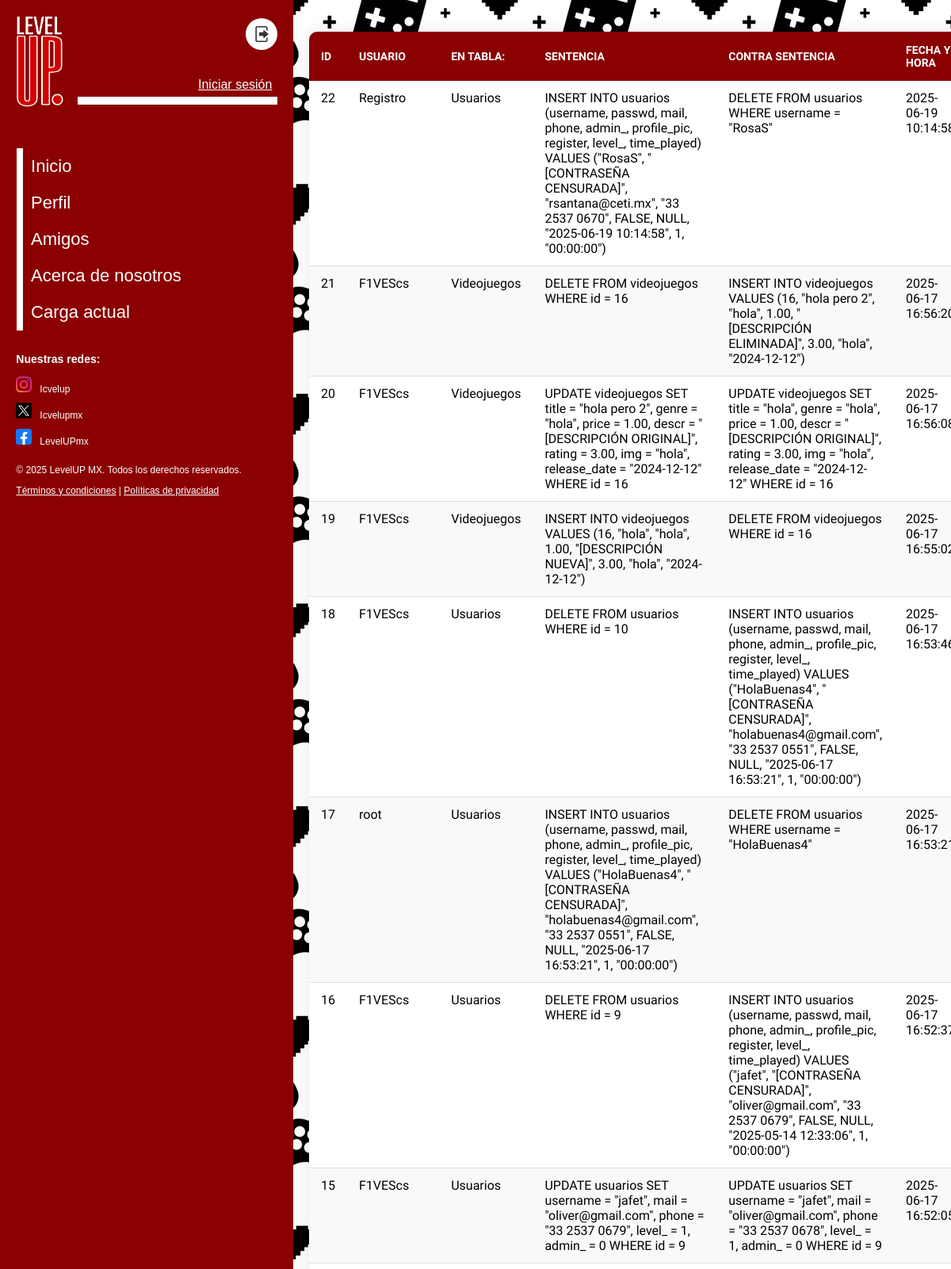
/bitacora_admin.php (upper part), run on the app's committed database.
### tables this page shows
CREATE TABLE `bitacora` (
  `id` int(11) NOT NULL AUTO_INCREMENT,
  `username` varchar(40) NOT NULL,
  `tb_affected` varchar(20) NOT NULL,
  `sentence_sql` varchar(700) NOT NULL,
  `counter_sentence` varchar(700) NOT NULL,
  `time_` datetime DEFAULT current_timestamp(),
  PRIMARY KEY (`id`)
);

### bitacora_admin.php (the view, shortened to what this page needs)
<!DOCTYPE html>
<html lang="es-MX">
<head>
    <link rel="stylesheet" href="sidebar.css">
    <link rel="stylesheet" href="vistas_admin.css">
</head>
<body>
<div class="sidebar-menu">
        <div class="superior-part">
            <img src="./Images/LOGO.png" class="logo" alt="Level UP">
            <div class="user-part">
            <?php
                    include 'conexion.php';
                    if (isset($_SESSION['username'])) {
                        $username = mysqli_real_escape_string($conexion, $_SESSION['username']);
                        $sql = mysqli_query($conexion, "SELECT username FROM usuarios WHERE username = '$username'");
                        $row = mysqli_fetch_assoc($sql);
                        $result = mysqli_query($conexion, "SELECT admin_ FROM usuarios WHERE username = '$username'");
                        $admin_row = mysqli_fetch_assoc($result);
                        $admin_status = $admin_row['admin_'];
                        if ($admin_status == 0) {
                ?>
                            <button class="logout-button" onclick="window.location.href='./logout.php'">
                                <img src="./Images/logoutIcon.png" class="logout-icon">
                            </button>
                            <span class="username"><a href="#user">@<?php echo htmlspecialchars($row["username"]); ?></a></span>
                <?php
                        } else {
                ?>
                            <div class="admin-buttons">
                                <button class="admin-button" onclick="window.location.href='./admin_menu.php'">
                                    <img src="./Images/adminIcon.png" class="admin-icon">
                                </button>
                                <button class="logout-button" onclick="window.location.href='./logout.php'">
                                    <img src="./Images/logoutIcon.png" class="logout-icon">
                                </button>
                            </div>
                            <span class="username"><a href="#user">@<?php echo htmlspecialchars($row["username"]); ?></a></span>
                <?php
                        }
                    } else {
                ?>
                        <button class="logout-button" onclick="window.location.href='./logout.php'">
                            <img src="./Images/logoutIcon.png" class="logout-icon">
                        </button>
                        <span class="username"><a href="./login.php">Iniciar sesión</a></span>
                <?php
                    }
                ?>
            </div>
            <div class="white-line"></div>
        </div>
        <div class="menu-part">
            <ul class="menu">
                <li><a href="./productos_usuario.php">Inicio</a></li>
                <li><a href="#perfil">Perfil</a></li>
                <li><a href="#amigos">Amigos</a></li>
                <li><a href="./acercade.php">Acerca de nosotros</a></li>
                <li><a href="#carga-actual">Carga actual</a></li>
            </ul>
        </div>
        <div class="bottom-part">
            <h3>Nuestras redes:</h3>
            <ul class="social-links">
                <li><img src="./Images/instagramIcon.png"><a href="#">Icvelup</a></li>
                <li><img src="./Images/xIcon.png"><a href="#">Icvelupmx</a></li>
                <li><img src="./Images/facebookIcon.png"><a href="#">LevelUPmx</a></li>
            </ul>
        </div>
        <div class="terms_and_politics">
            <p>© 2025 LevelUP MX. Todos los derechos reservados.</p>
            <p><a href="#">Términos y condiciones</a> | <a href="#">Políticas de privacidad</a></p>
        </div>
    </div>
    <div class="main-content">
        <div class="container">
            <?php
                include 'conexion.php';
                $sql = mysqli_query($conexion, "SELECT * FROM bitacora ORDER BY id DESC");
            ?>
            <div class="table container">
                <table>
                    <thead>
                        <tr>
                            <th>ID</th>
                            <th>Usuario</th>
                            <th>En tabla:</th>
                            <th>Sentencia</th>
                            <th>Contra sentencia</th>
                            <th>Fecha y hora</th>
                        </tr>
                    </thead>
                    <tbody>
                        <?php
                            while ($row = mysqli_fetch_array($sql)) {
                                echo "<tr>";
                                echo "<td>" . $row["id"] . "</td>";
                                echo "<td>" . $row["username"] . "</td>";
                                echo "<td>" . $row["tb_affected"] . "</td>";
                                echo "<td>" . $row["sentence_sql"] . "</td>";
                                echo "<td>" . $row["counter_sentence"] . "</td>";
                                echo "<td>" . $row["time_"] . "</td>";
                                echo "</tr>";
                            }
                        ?>
                    </tbody>
                </table>
            </div>
        </div>
    </div>
</body>
</html>

### sidebar.css (style rules this page uses)
body { margin: 0; padding: 0; display: flex; height: 100vh; background-color: white; font: 16px 'KoHo bold', sans-serif; }
.sidebar-menu { position: fixed; width: 25%; height: 100vh; background-color: darkred; transition: all 0.5s; min-width: 370px; min-height: 100vh; overflow-y: auto; z-index: 1; }
.superior-part { display: flex; justify-content: space-between; align-items: center; padding: 20px; background-color: darkred; position: relative; }
.user-part { display: flex; flex-direction: column; justify-content: center; align-items: flex-start; margin-left: 10px; }
.user-part span { margin-bottom: 15px; color: white; }
.user-part a { color: white; }
.logout-button { width: 100%; padding: 10px; border: none; color: white; cursor: pointer; background-color: white; border-radius: 50%; width: 40px; height: 40px; margin-bottom: 35px; margin-left: 60px; }
.logout-button img { width: 100%; height: 100%; }
.white-line { width: 68%; height: 10px; align-self: right; background-color: white; position: absolute; left: 26.5%; bottom: 15%; }
.logo { width: 60px; height: auto; }
.menu-part { display: flex; flex-direction: column; padding: 10px; font-size: 22px; margin-left: 3%; height: auto; }
.menu-part ul { list-style: none; padding: 10px; display: flex; flex-direction: column; gap: 20px; border-left: 8px solid white; }
.menu-part a { color: white; text-decoration: none; }
.bottom-part { bottom: 0; margin-left: 5.5%; margin-top: -5%; color: white; font-size: 12px; height: auto; }
.bottom-part ul { list-style: none; padding-left: 0%; }
.bottom-part li { padding-bottom: 10px; }
.bottom-part img { width: 20px; height: 20px; padding-right: 10px; }
.bottom-part a { color: white; text-decoration: none; }
.terms_and_politics { margin-top: 3%; margin-left: 5.5%; font-size: 12px; color: white; text-align: left; }
.terms_and_politics a { color: white; }
.main-content { flex-grow: 1; background-image: url(./Images/deffaultBG.png); transition: all 0.5s; padding: 20px; overflow: auto; overflow-x: auto; z-index: 1; margin-left: 25%; font-style: 'KoHo', sans-serif; }
@media (max-width: 1480px) { .sidebar-menu { width: 370px; overflow: auto; } }
@media (max-width: 1480px) { .main-content { margin-left: 370px; } }

### vistas_admin.css (style rules this page uses)
table { border-collapse: collapse; font-family: 'KoHo', sans-serif; width: 100%; overflow-x: auto; margin: 20px 0; box-shadow: 0 0 20px rgba(0,0,0,0.1); border-radius: 10px; background: white; }
table th { background-color: darkred; color: white; padding: 15px; text-align: left; font-weight: 600; text-transform: uppercase; font-size: 14px; }
table td { padding: 12px 15px; border-bottom: 1px solid #e0e0e0; vertical-align: top; }
table tr:nth-child(even) { background-color: #f8f9fa; }
table th:first-child { border-top-left-radius: 10px; }
table th:last-child { border-top-right-radius: 10px; }

### data on the page
bitacora: id "22", username "Registro", tb_affected "Usuarios", sentence_sql "INSERT INTO usuarios (username, passwd, mail, phone, admin_, profile_pic, register, level_, time_played) VALUES (\"RosaS\", \"[CONTRASEÑA CENSURADA]\", \"rsantana@ceti.mx\", \"33 2537 0670\", FALSE, NULL, \"2025-06-19 10:14:58\", 1, \"00:00:00\")", counter_sentence "DELETE FROM usuarios WHERE username = \"RosaS\"", time_ "2025-06-19…"
bitacora: id "21", username "F1VEScs", tb_affected "Videojuegos", sentence_sql "DELETE FROM videojuegos WHERE id = 16", counter_sentence "INSERT INTO videojuegos VALUES (16, \"hola pero 2\", \"hola\", 1.00, \"[DESCRIPCIÓN ELIMINADA]\", 3.00, \"hola\", \"2024-12-12\")", time_ "2025-06-17…"
bitacora: id "20", username "F1VEScs", tb_affected "Videojuegos", sentence_sql "UPDATE videojuegos SET title = \"hola pero 2\", genre = \"hola\", price = 1.00, descr = \"[DESCRIPCIÓN ORIGINAL]\", rating = 3.00, img = \"hola\", release_date = \"2024-12-12\" WHERE id = 16", counter_sentence "UPDATE videojuegos SET title = \"hola\", genre = \"hola\", price = 1.00, descr = \"[DESCRIPCIÓN ORIGINAL]\", rating = 3.00, img = \"hola\", release_date = \"2024-12-12\" WHERE id = 16", time_ "2025-06-17…"
bitacora: id "19", username "F1VEScs", tb_affected "Videojuegos", sentence_sql "INSERT INTO videojuegos VALUES (16, \"hola\", \"hola\", 1.00, \"[DESCRIPCIÓN NUEVA]\", 3.00, \"hola\", \"2024-12-12\")", counter_sentence "DELETE FROM videojuegos WHERE id = 16", time_ "2025-06-17…"
bitacora: id "18", username "F1VEScs", tb_affected "Usuarios", sentence_sql "DELETE FROM usuarios WHERE id = 10", counter_sentence "INSERT INTO usuarios (username, passwd, mail, phone, admin_, profile_pic, register, level_, time_played) VALUES (\"HolaBuenas4\", \"[CONTRASEÑA CENSURADA]\", \"holabuenas4@gmail.com\", \"33 2537 0551\", FALSE, NULL, \"2025-06-17 16:53:21\", 1, \"00:00:00\")", time_ "2025-06-17…"
bitacora: id "17", username "root", tb_affected "Usuarios", sentence_sql "INSERT INTO usuarios (username, passwd, mail, phone, admin_, profile_pic, register, level_, time_played) VALUES (\"HolaBuenas4\", \"[CONTRASEÑA CENSURADA]\", \"holabuenas4@gmail.com\", \"33 2537 0551\", FALSE, NULL, \"2025-06-17 16:53:21\", 1, \"00:00:00\")", counter_sentence "DELETE FROM usuarios WHERE username = \"HolaBuenas4\"", time_ "2025-06-17…"
bitacora: id "16", username "F1VEScs", tb_affected "Usuarios", sentence_sql "DELETE FROM usuarios WHERE id = 9", counter_sentence "INSERT INTO usuarios (username, passwd, mail, phone, admin_, profile_pic, register, level_, time_played) VALUES (\"jafet\", \"[CONTRASEÑA CENSURADA]\", \"oliver@gmail.com\", \"33 2537 0679\", FALSE, NULL, \"2025-05-14 12:33:06\", 1, \"00:00:00\")", time_ "2025-06-17…"
bitacora: id "15", username "F1VEScs", tb_affected "Usuarios", sentence_sql "UPDATE usuarios SET username = \"jafet\", mail = \"oliver@gmail.com\", phone = \"33 2537 0679\", level_ = 1, admin_ = 0 WHERE id = 9", counter_sentence "UPDATE usuarios SET username = \"jafet\", mail = \"oliver@gmail.com\", phone = \"33 2537 0678\", level_ = 1, admin_ = 0 WHERE id = 9", time_ "2025-06-17…"
